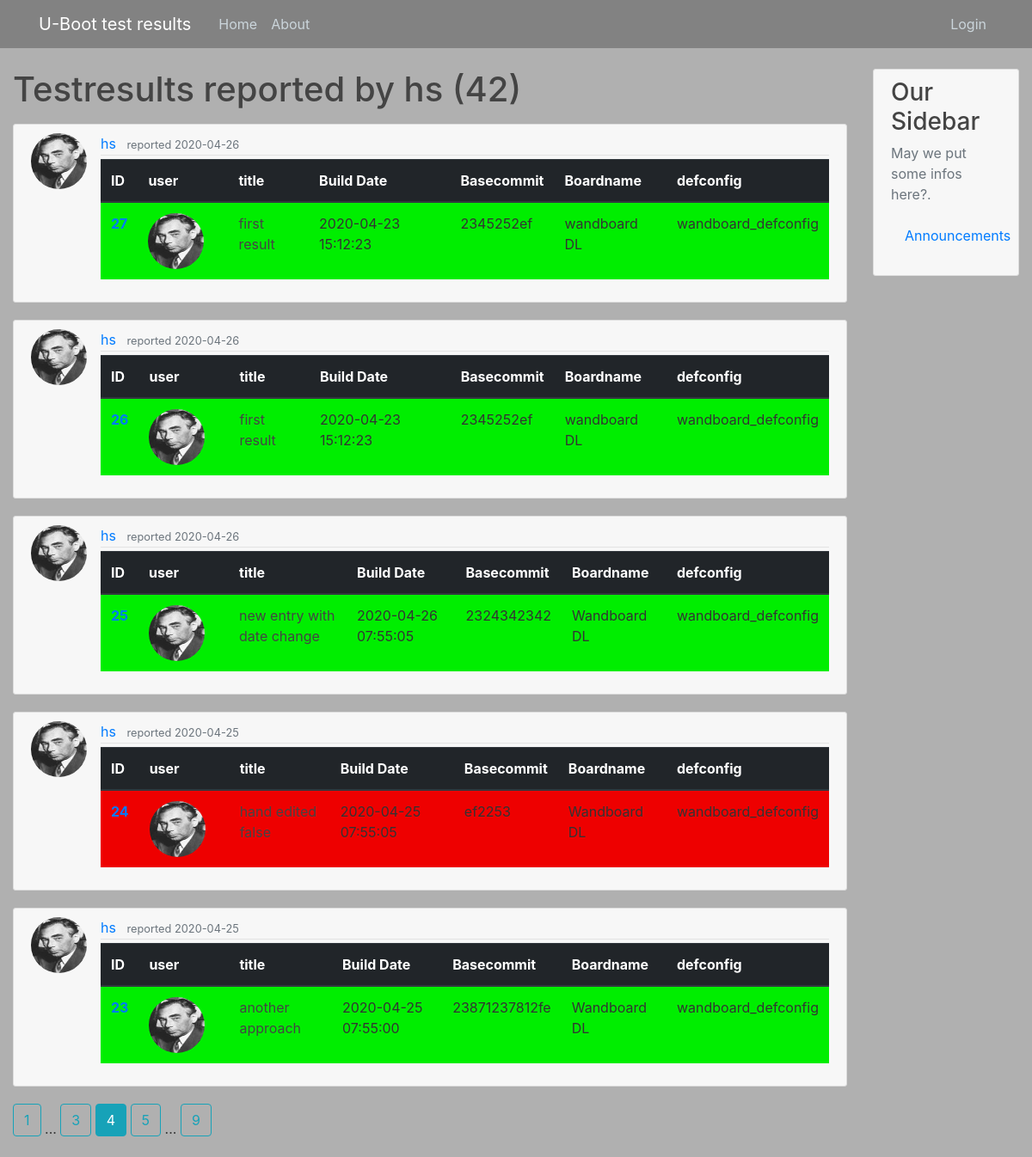
Screenshot of /user/hs?page=4 with the database file from the repository.
### ubtres/models.py (models this page shows, shortened)
class User(db.Model, UserMixin):
    id = db.Column(db.Integer, primary_key=True)
    username = db.Column(db.String(20), unique=True, nullable=False)
    isadmin = db.Column(db.Boolean(), default=False)
    email = db.Column(db.String(120), unique=True, nullable=False)
    about = db.Column(db.String(120), nullable=False, default="--")
    image_file = db.Column(db.String(20), nullable=False, default='default.jpg')
    password = db.Column(db.String(60), nullable=False)
    results = db.relationship('Result', backref='author', lazy=True)
    token = db.Column(db.String(32), index=True, unique=True)
    token_expiration = db.Column(db.DateTime)

class Result(db.Model):
    id = db.Column(db.Integer, primary_key=True)
    title = db.Column(db.String(100), nullable=False)
    build_date = db.Column(db.DateTime, nullable=False)
    arch = db.Column(db.String(20), nullable=False)
    cpu = db.Column(db.String(20), nullable=True)
    soc = db.Column(db.String(20), nullable=False)
    toolchain = db.Column(db.String(100), nullable=False)
    basecommit = db.Column(db.String(40), nullable=False)
    boardname = db.Column(db.String(100), nullable=True, default="unknown")
    defconfig = db.Column(db.String(40), nullable=False)
    splsize = db.Column(db.Integer, nullable=True)
    ubsize = db.Column(db.Integer, nullable=True)
    success = db.Column(db.Boolean(), default=True)
    content = db.Column(db.Text, nullable=False)
    date_posted = db.Column(db.DateTime, nullable=False, default=datetime.utcnow)
    user_id = db.Column(db.Integer, db.ForeignKey('user.id'), nullable=False)

### ubtres/users/routes.py (the view)
@users.route("/user/<string:username>")
def user_results(username):
    page = request.args.get('page', 1, type=int)
    user = User.query.filter_by(username=username).first_or_404()
    results = Result.query.filter_by(author=user)\
        .order_by(Result.date_posted.desc())\
        .paginate(page=page, per_page=5)
    return render_template('user_results.html', results=results, user=user)

### ubtres/templates/user_results.html
{% extends "layout.html" %}
{% block content %}
    <h1 class="mb-3">Testresults reported by {{ user.username }} ({{ results.total }})</h1>
    {% for result in results.items %}
        <result class="media content-section">
          <img class="rounded-circle result-img" src="{{ url_for('static', filename='profile_pics/' + result.author.image_file) }}">
          <div class="media-body">
            <div class="result-metadata">
              <a class="mr-2" href="{{ url_for('users.user_results', username=result.author.username) }}">{{ result.author.username }}</a>
              <small class="text-muted">reported {{ result.date_posted.strftime('%Y-%m-%d') }}</small>
            </div>
            <table class="table">
              <thead class=thead-dark>
                <tr>
                  <th scope="col">ID</th>
                  <th scope="col">user</th>
                  <th scope="col">title</th>
                  <th scope="col">Build Date</th>
                  <th scope="col">Basecommit</th>
                  <th scope="col">Boardname</th>
                  <th scope="col">defconfig</th>
                </tr>
              </thead>
              <tbody>
                {% if result.success %}
                  <tr class="result-success">
                {% else %}
                  <tr class="result-failure">
                {% endif %}
                    <th scope="row"> <a href="{{ url_for('results.result', result_id=result.id) }}"> {{ result.id }}</a></th>
                    <td class="result-title"> <a href="{{ url_for('users.user_results', username=result.author.username) }}"> <img class="rounded-circle result-img" src="{{ url_for('static', filename='profile_pics/' + result.author.image_file) }}"> </a></img> </td>
                    <td class="result-title"> {{ result.title }}</td>
                    <td class="result-build_date"> {{ result.build_date }}</td>
                    <td class="result-basecommit"> {{ result.basecommit }}</td>
                    <td class="result-boardname"> {{ result.boardname }}</td>
                    <td class="result-defconfig"> {{ result.defconfig }}</td>
                  </tr>
              </tbody>
            </table>
          </div>
        </result>
    {% endfor %}
    {% for page_num in results.iter_pages(left_edge=1, right_edge=1, left_current=1, right_current=2) %}
      {% if page_num %}
        {% if results.page == page_num %}
          <a class="btn btn-info mb-4" href="{{ url_for('users.user_results', username=user.username, page=page_num) }}">{{ page_num }}</a>
        {% else %}
          <a class="btn btn-outline-info mb-4" href="{{ url_for('users.user_results', username=user.username, page=page_num) }}">{{ page_num }}</a>
        {% endif %}
      {% else %}
        ...
      {% endif %}
    {% endfor %}
{% endblock content %}

### ubtres/static/main.css (style rules this page uses)
body { background: #B0B0B0; color: #333333; margin-top: 5rem; }
h1, h2, h3, h4, h5, h6 { color: #444444; }
.content-section { background: #F7F7F7; padding: 10px 20px; border: 1px solid #dddddd; border-radius: 3px; margin-bottom: 20px; }
.result-success { background: #00EE00; }
.result-failure { background: #EE0000; }
.result-title { color: #444444; }
.result-img { height: 65px; width: 65px; margin-right: 16px; }
.result-metadata { padding-bottom: 1px; margin-bottom: 4px; border-bottom: 1px solid #e3e3e3 }

### rows the page displays
User: username "hs"
Result: image_file (picture), author.username "hs", date_posted "2020-04-26", id "27", title "first result", build_date "2020-04-23 15:12:23", basecommit "2345252ef", boardname "wandboard DL", defconfig "wandboard_defconfig"
Result: image_file (picture), author.username "hs", date_posted "2020-04-26", id "26", title "first result", build_date "2020-04-23 15:12:23", basecommit "2345252ef", boardname "wandboard DL", defconfig "wandboard_defconfig"
Result: image_file (picture), author.username "hs", date_posted "2020-04-26", id "25", title "new entry with date change", build_date "2020-04-26 07:55:05", basecommit "2324342342", boardname "Wandboard DL", defconfig "wandboard_defconfig"
Result: image_file (picture), author.username "hs", date_posted "2020-04-25", id "24", build_date "2020-04-25 07:55:05", basecommit "ef2253", boardname "Wandboard DL", defconfig "wandboard_defconfig"
Result: image_file (picture), author.username "hs", date_posted "2020-04-25", id "23", title "another approach", build_date "2020-04-25 07:55:00", basecommit "23871237812fe", boardname "Wandboard DL", defconfig "wandboard_defconfig"

### other values shown
{{ results.total }} "42"
{{ page_num }} "1" "3" "5" "9"
{{ page_num }} "4"
